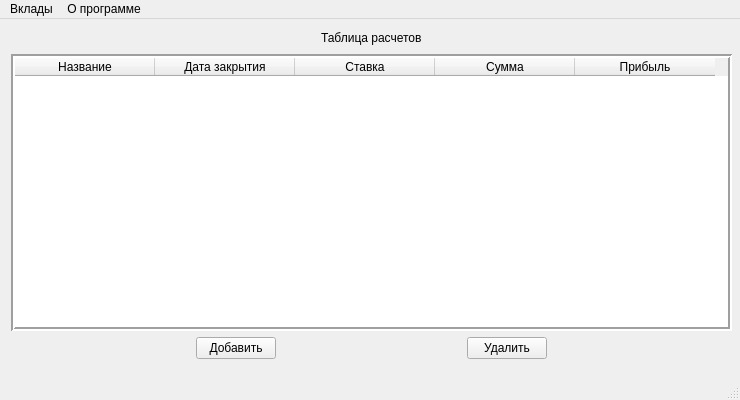
<?xml version="1.0" encoding="UTF-8"?>
<ui version="4.0">
 <class>MainWindow</class>
 <widget class="QMainWindow" name="MainWindow">
  <property name="geometry">
   <rect>
    <x>0</x>
    <y>0</y>
    <width>740</width>
    <height>400</height>
   </rect>
  </property>
  <property name="sizePolicy">
   <sizepolicy hsizetype="Fixed" vsizetype="Fixed">
    <horstretch>0</horstretch>
    <verstretch>0</verstretch>
   </sizepolicy>
  </property>
  <property name="minimumSize">
   <size>
    <width>740</width>
    <height>400</height>
   </size>
  </property>
  <property name="maximumSize">
   <size>
    <width>740</width>
    <height>400</height>
   </size>
  </property>
  <property name="windowTitle">
   <string>Deposit+</string>
  </property>
  <widget class="QWidget" name="centralwidget">
   <property name="sizePolicy">
    <sizepolicy hsizetype="Ignored" vsizetype="Expanding">
     <horstretch>0</horstretch>
     <verstretch>0</verstretch>
    </sizepolicy>
   </property>
   <widget class="QWidget" name="layoutWidget">
    <property name="geometry">
     <rect>
      <x>11</x>
      <y>9</y>
      <width>721</width>
      <height>331</height>
     </rect>
    </property>
    <layout class="QVBoxLayout" name="verticalLayout">
     <item>
      <layout class="QHBoxLayout" name="horizontalLayout_2">
       <item>
        <spacer name="horizontalSpacer_4">
         <property name="orientation">
          <enum>Qt::Horizontal</enum>
         </property>
         <property name="sizeHint" stdset="0">
          <size>
           <width>40</width>
           <height>20</height>
          </size>
         </property>
        </spacer>
       </item>
       <item>
        <widget class="QLabel" name="label">
         <property name="text">
          <string>Таблица расчетов</string>
         </property>
        </widget>
       </item>
       <item>
        <spacer name="horizontalSpacer_5">
         <property name="orientation">
          <enum>Qt::Horizontal</enum>
         </property>
         <property name="sizeHint" stdset="0">
          <size>
           <width>40</width>
           <height>20</height>
          </size>
         </property>
        </spacer>
       </item>
      </layout>
     </item>
     <item>
      <widget class="QTableWidget" name="table">
       <property name="enabled">
        <bool>true</bool>
       </property>
       <property name="frameShape">
        <enum>QFrame::Box</enum>
       </property>
       <property name="lineWidth">
        <number>2</number>
       </property>
       <property name="editTriggers">
        <set>QAbstractItemView::NoEditTriggers</set>
       </property>
       <property name="alternatingRowColors">
        <bool>false</bool>
       </property>
       <property name="selectionBehavior">
        <enum>QAbstractItemView::SelectRows</enum>
       </property>
       <property name="showGrid">
        <bool>true</bool>
       </property>
       <property name="gridStyle">
        <enum>Qt::DashLine</enum>
       </property>
       <property name="sortingEnabled">
        <bool>true</bool>
       </property>
       <attribute name="horizontalHeaderVisible">
        <bool>true</bool>
       </attribute>
       <attribute name="horizontalHeaderDefaultSectionSize">
        <number>140</number>
       </attribute>
       <attribute name="verticalHeaderShowSortIndicator" stdset="0">
        <bool>true</bool>
       </attribute>
       <column>
        <property name="text">
         <string>Название</string>
        </property>
       </column>
       <column>
        <property name="text">
         <string>Дата закрытия</string>
        </property>
       </column>
       <column>
        <property name="text">
         <string>Ставка</string>
        </property>
       </column>
       <column>
        <property name="text">
         <string>Сумма</string>
        </property>
       </column>
       <column>
        <property name="text">
         <string>Прибыль</string>
        </property>
       </column>
      </widget>
     </item>
     <item>
      <layout class="QHBoxLayout" name="horizontalLayout">
       <item>
        <spacer name="horizontalSpacer_2">
         <property name="orientation">
          <enum>Qt::Horizontal</enum>
         </property>
         <property name="sizeHint" stdset="0">
          <size>
           <width>40</width>
           <height>20</height>
          </size>
         </property>
        </spacer>
       </item>
       <item>
        <widget class="QPushButton" name="add">
         <property name="text">
          <string>Добавить</string>
         </property>
         <property name="icon">
          <iconset>
           <normaloff>../../build-DepositPlus-Desktop_Qt_5_4_1_MSVC2012_OpenGL_32bit-Debug/Add_circular_button_16.png</normaloff>../../build-DepositPlus-Desktop_Qt_5_4_1_MSVC2012_OpenGL_32bit-Debug/Add_circular_button_16.png</iconset>
         </property>
        </widget>
       </item>
       <item>
        <spacer name="horizontalSpacer">
         <property name="orientation">
          <enum>Qt::Horizontal</enum>
         </property>
         <property name="sizeHint" stdset="0">
          <size>
           <width>40</width>
           <height>20</height>
          </size>
         </property>
        </spacer>
       </item>
       <item>
        <widget class="QPushButton" name="delete_2">
         <property name="text">
          <string>Удалить</string>
         </property>
         <property name="icon">
          <iconset>
           <normaloff>../../build-DepositPlus-Desktop_Qt_5_4_1_MSVC2012_OpenGL_32bit-Debug/Close_circular_button_16.png</normaloff>../../build-DepositPlus-Desktop_Qt_5_4_1_MSVC2012_OpenGL_32bit-Debug/Close_circular_button_16.png</iconset>
         </property>
        </widget>
       </item>
       <item>
        <spacer name="horizontalSpacer_3">
         <property name="orientation">
          <enum>Qt::Horizontal</enum>
         </property>
         <property name="sizeHint" stdset="0">
          <size>
           <width>40</width>
           <height>20</height>
          </size>
         </property>
        </spacer>
       </item>
      </layout>
     </item>
    </layout>
   </widget>
  </widget>
  <widget class="QStatusBar" name="statusbar"/>
  <widget class="QMenuBar" name="menuBar">
   <property name="geometry">
    <rect>
     <x>0</x>
     <y>0</y>
     <width>740</width>
     <height>31</height>
    </rect>
   </property>
   <widget class="QMenu" name="menu">
    <property name="title">
     <string>Вклады</string>
    </property>
    <addaction name="action_add"/>
    <addaction name="action_del"/>
    <addaction name="action_del_all"/>
   </widget>
   <widget class="QMenu" name="menu_2">
    <property name="title">
     <string>О программе</string>
    </property>
    <addaction name="about"/>
    <addaction name="team"/>
   </widget>
   <addaction name="menu"/>
   <addaction name="menu_2"/>
  </widget>
  <action name="action">
   <property name="text">
    <string>Общая информация</string>
   </property>
   <property name="statusTip">
    <string/>
   </property>
  </action>
  <action name="action_add">
   <property name="icon">
    <iconset>
     <normaloff>../../build-DepositPlus-Desktop_Qt_5_4_1_MSVC2012_OpenGL_32bit-Debug/Add_circular_button_16.png</normaloff>../../build-DepositPlus-Desktop_Qt_5_4_1_MSVC2012_OpenGL_32bit-Debug/Add_circular_button_16.png</iconset>
   </property>
   <property name="text">
    <string>Добавить</string>
   </property>
  </action>
  <action name="action_del">
   <property name="icon">
    <iconset>
     <normaloff>../../build-DepositPlus-Desktop_Qt_5_4_1_MSVC2012_OpenGL_32bit-Debug/Close_circular_button_16.png</normaloff>../../build-DepositPlus-Desktop_Qt_5_4_1_MSVC2012_OpenGL_32bit-Debug/Close_circular_button_16.png</iconset>
   </property>
   <property name="text">
    <string>Удалить</string>
   </property>
  </action>
  <action name="action_del_all">
   <property name="icon">
    <iconset>
     <normaloff>../../build-DepositPlus-Desktop_Qt_5_4_1_MSVC2012_OpenGL_32bit-Debug/Recycling_bin_16.png</normaloff>../../build-DepositPlus-Desktop_Qt_5_4_1_MSVC2012_OpenGL_32bit-Debug/Recycling_bin_16.png</iconset>
   </property>
   <property name="text">
    <string>Удалить все</string>
   </property>
  </action>
  <action name="about">
   <property name="icon">
    <iconset>
     <normaloff>../../build-DepositPlus-Desktop_Qt_5_4_1_MSVC2012_OpenGL_32bit-Debug/Lightbulb_16.png</normaloff>../../build-DepositPlus-Desktop_Qt_5_4_1_MSVC2012_OpenGL_32bit-Debug/Lightbulb_16.png</iconset>
   </property>
   <property name="text">
    <string>Версия</string>
   </property>
  </action>
  <action name="team">
   <property name="icon">
    <iconset>
     <normaloff>../../build-DepositPlus-Desktop_Qt_5_4_1_MSVC2012_OpenGL_32bit-Debug/Holding_hands_in_a_circle_16.png</normaloff>../../build-DepositPlus-Desktop_Qt_5_4_1_MSVC2012_OpenGL_32bit-Debug/Holding_hands_in_a_circle_16.png</iconset>
   </property>
   <property name="text">
    <string>Об авторах</string>
   </property>
  </action>
 </widget>
 <resources/>
 <connections/>
</ui>
